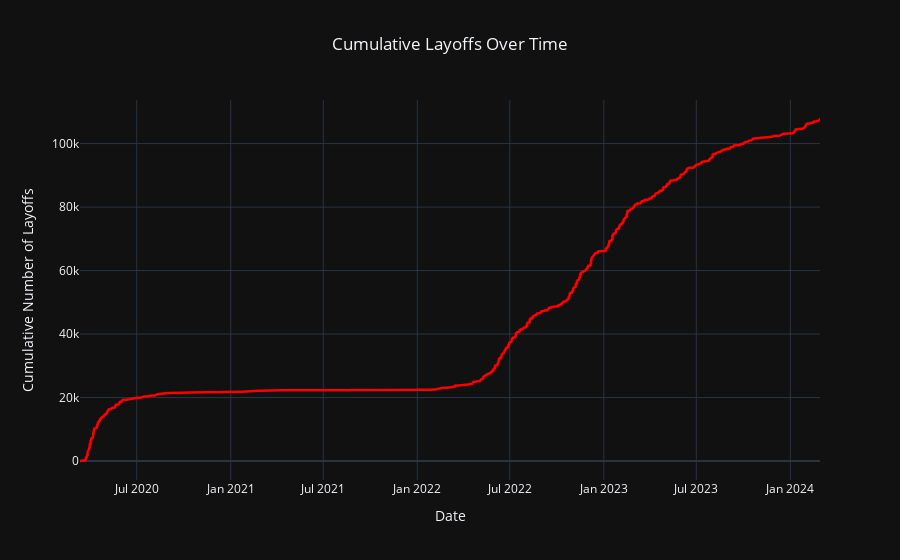

Notebook cell for this chart:
### Code cell
# Calculate cumulative layoffs over time
df_sorted_date = clean_df.sort_values(by = 'Date')
df_sorted_date['Cumulative_Layoffs'] = df_sorted_date['Layoffs'].cumsum()

# Enhanced time series for cumulative layoffs over time
fig_cum_date = px.line(
    df_sorted_date,
    x = 'Date',
    y = 'Cumulative_Layoffs',
    title = 'Cumulative Layoffs Over Time',
    template = 'plotly_dark',
    labels = {'Cumulative_Layoffs': 'Cumulative Number of Layoffs'}
)

fig_cum_date.update_layout(title_x = 0.5)
fig_cum_date.update_traces(line = dict(color = 'red', width = 2.5))

fig_cum_date.show()

### Figure 1 — Plotly figure (JSON) as saved in the notebook; plotly's stock layout.template omitted (floating-point values rounded to 4 significant figures; data arrays with more than 128 entries replaced by an {"elided": "..."} marker saying what was removed)
{"data": [{"hovertemplate": "Date=%{x}<br>Cumulative Number of Layoffs=%{y}<extra></extra>", "legendgroup": "", "line": {"color": "red", "dash": "solid", "width": 2.5}, "marker": {"symbol": "circle"}, "mode": "lines", "name": "", "showlegend": false, "type": "scattergl", "x": {"elided": "1145 str values"}, "xaxis": "x", "y": {"elided": "1145 int values"}, "yaxis": "y"}], "layout": {"legend": {"tracegroupgap": 0}, "title": {"text": "Cumulative Layoffs Over Time", "x": 0.5}, "xaxis": {"anchor": "y", "domain": [0, 1], "title": {"text": "Date"}}, "yaxis": {"anchor": "x", "domain": [0, 1], "title": {"text": "Cumulative Number of Layoffs"}}}}
